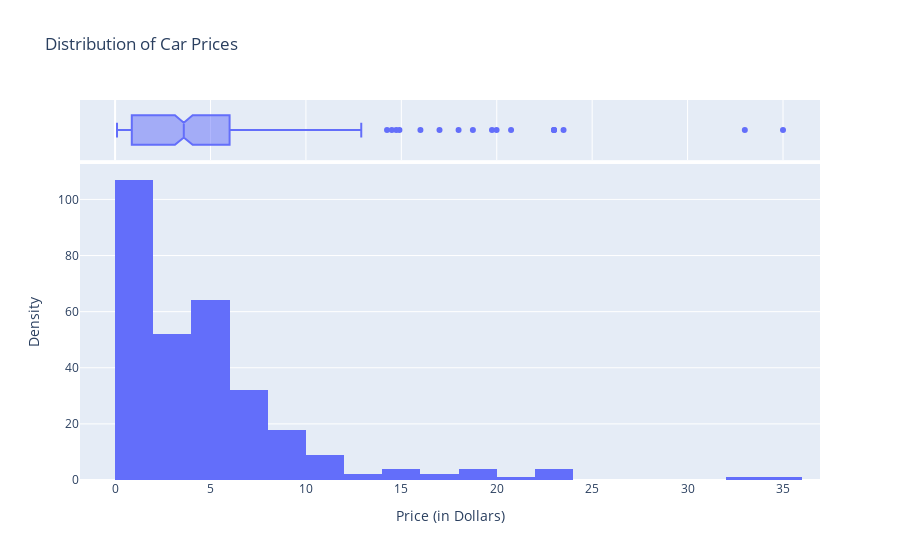

Notebook cell for this chart:
### Code cell
fig = px.histogram(df_analyst, x='Selling_Price', nbins=20, marginal='box', title='Distribution of Car Prices')
fig.update_layout(xaxis_title='Price (in Dollars)', yaxis_title='Density')
fig.show()

### Figure 1 — Plotly figure (JSON) as saved in the notebook; plotly's stock layout.template omitted (floating-point values rounded to 4 significant figures; data arrays with more than 128 entries replaced by an {"elided": "..."} marker saying what was removed)
{"data": [{"alignmentgroup": "True", "bingroup": "x", "hovertemplate": "Selling_Price=%{x}<br>count=%{y}<extra></extra>", "legendgroup": "", "marker": {"color": "#636efa", "pattern": {"shape": ""}}, "name": "", "nbinsx": 20, "offsetgroup": "", "orientation": "v", "showlegend": false, "type": "histogram", "x": {"elided": "301 float values"}, "xaxis": "x", "yaxis": "y"}, {"alignmentgroup": "True", "hovertemplate": "Selling_Price=%{x}<extra></extra>", "legendgroup": "", "marker": {"color": "#636efa"}, "name": "", "notched": true, "offsetgroup": "", "showlegend": false, "type": "box", "x": {"elided": "301 float values"}, "xaxis": "x2", "yaxis": "y2"}], "layout": {"autosize": true, "barmode": "relative", "legend": {"tracegroupgap": 0}, "title": {"text": "Distribution of Car Prices"}, "xaxis": {"anchor": "y", "autorange": true, "domain": [0, 1], "range": [-1.839, 36.94], "title": {"text": "Price (in Dollars)"}, "type": "linear"}, "xaxis2": {"anchor": "y2", "autorange": true, "domain": [0, 1], "matches": "x", "range": [-1.839, 36.94], "showgrid": true, "showticklabels": false, "type": "linear"}, "yaxis": {"anchor": "x", "autorange": true, "domain": [0, 0.8316], "range": [0, 112.6], "title": {"text": "Density"}}, "yaxis2": {"anchor": "x2", "autorange": true, "domain": [0.8416, 1], "matches": "y2", "range": [-0.5, 0.5], "showgrid": false, "showline": false, "showticklabels": false, "ticks": "", "type": "category"}}}
